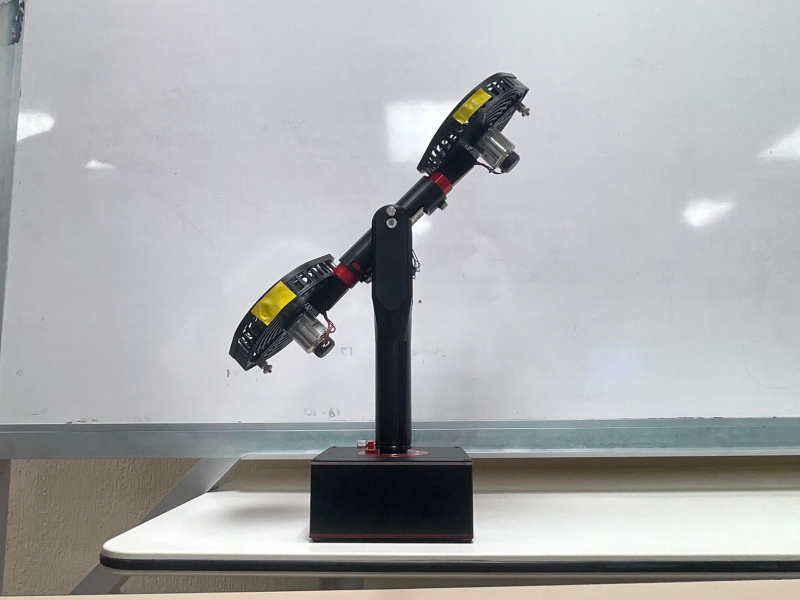
#> input picture hw1/posA.jpeg, 1600 x 1200 px (shown at 1/2 size)
$ python pid_controller.py
#> lines starting #> are read from the running program, lines starting #| are printed output that depends on the picture; after the words box and inside, x2 and y2 are one past the last pixel; in counts of white or black regions, pixels touching at a corner belong together
### hw1/computer_vision.py
import cv2
import numpy as np
import math
import matplotlib.pyplot as plt

class ObjectDistanceAndPosition:
    def __init__(self, image_path, lower_yellow=None, upper_yellow=None, min_area=100):
#> called with image_path = 'posA.jpeg', min_area = 100
        self.image_path = image_path
        self.image_bgr = cv2.imread(image_path)
#> self.image_bgr is the input picture: shape (1200, 1600, 3); mean B, G, R 173.7, 172.3, 171.4
        if self.image_bgr is None:
            raise ValueError(f"Cannot load image: {image_path}")

        # Convert to RGB and HSV
        self.image_rgb = cv2.cvtColor(self.image_bgr, cv2.COLOR_BGR2RGB)
        self.image_hsv = cv2.cvtColor(self.image_bgr, cv2.COLOR_BGR2HSV)
#> self.image_hsv: shape (1200, 1600, 3); mean H, S, V 94.8, 19.3, 177.1
#> call 2 of __init__, with image_path = 'posB.jpeg', min_area = 100
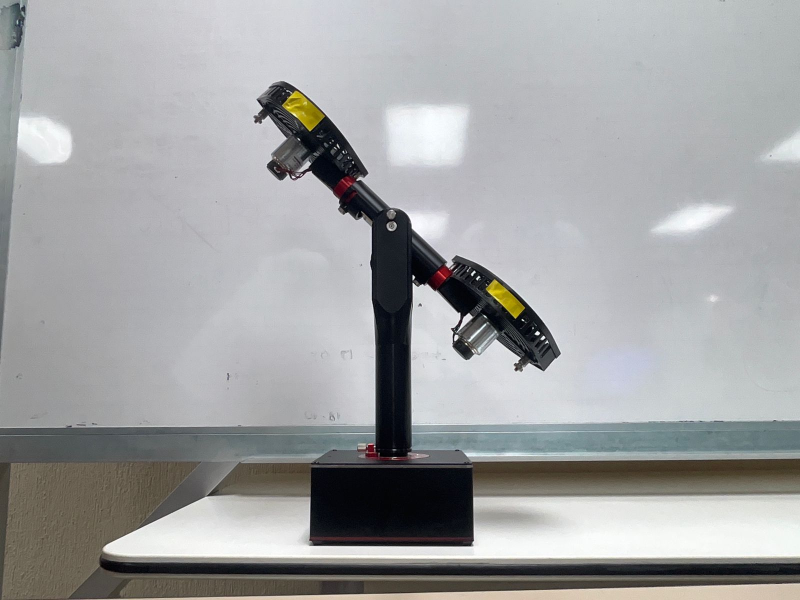
#> input picture hw1/posB.jpeg, 1600 x 1200 px (shown at 1/2 size)
#> in __init__, self.image_bgr is the input picture: shape (1200, 1600, 3); mean B, G, R 163.2, 162.4, 161.4

        # HSV thresholds for yellow detections
        self.lower_yellow = lower_yellow if lower_yellow is not None else np.array([20, 100, 100])
        self.upper_yellow = upper_yellow if upper_yellow is not None else np.array([35, 255, 255])

        self.min_area = min_area    # Minimum contour area
        self.mask = None
        self.result_image = None    # Masked image with yellow detection
        self.position_image = None  # Image with bounding boxes and centroids

        self.reference_points = []

    def create_mask(self):
        """ Create and clean mask for yellow objects """
        raw_mask = cv2.inRange(self.image_hsv, self.lower_yellow, self.upper_yellow)    # Pixels in yellow become white (1), else black (0)
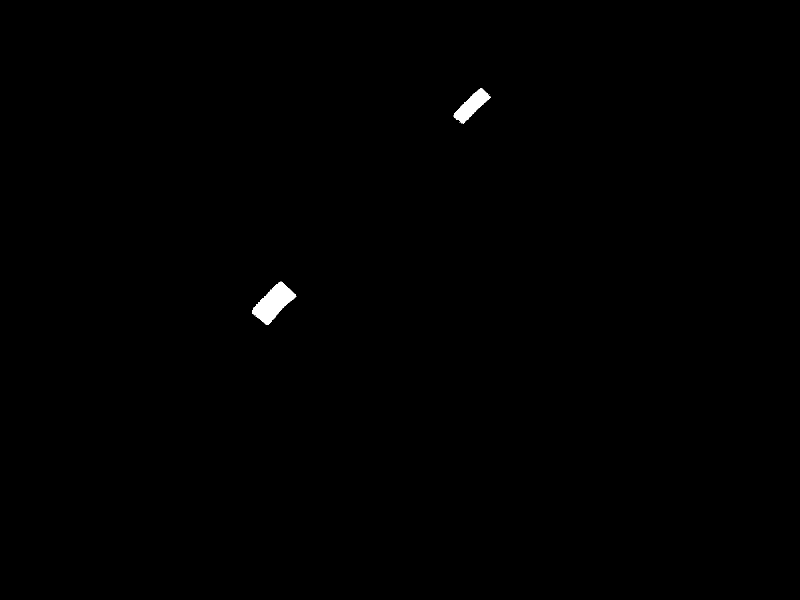
#> raw_mask: shape (1200, 1600) (shown at 1/2 size); 0.31% white; 5 white regions (3 under 20 px), largest, box (x1, y1, x2, y2) and area: (504, 563, 593, 650) 3693, (907, 176, 981, 248) 2166
        kernel = np.ones((5,5), np.uint8)
        mask_clean = cv2.morphologyEx(raw_mask, cv2.MORPH_CLOSE, kernel)    # Fill small gaps inside objects
#> mask_clean: shape (1200, 1600); 0.31% white; 2 white regions, box (x1, y1, x2, y2) and area: (504, 563, 593, 650) 3702, (907, 176, 981, 248) 2193
        mask_clean = cv2.morphologyEx(mask_clean, cv2.MORPH_OPEN, kernel)   # Removes small noise outside objects
#> mask_clean: shape (1200, 1600); 0.31% white; 2 white regions
        self.mask = mask_clean
        return self.mask

    # [6 lines left out: function apply_mask, not called in this run]

    def find_positions(self, box_color=(255,0,0), center_color=(255,0,255), box_thickness=2):
        """Display the image with positions (centroids) and bounding boxes."""
        if self.mask is None:
            self.create_mask() # Ensure mask exists

        self.position_image = self.image_rgb.copy() # Create a copy to draw on
        self.centroids = []   # <--- initialize empty list for rotor centroids

        contours, _ = cv2.findContours(self.mask, cv2.RETR_EXTERNAL, cv2.CHAIN_APPROX_SIMPLE)   # Find external contours in the mask
#> contours = 2 contours; box (x1, y1, x2, y2) and area: (504, 564, 592, 650) 3588, (908, 177, 980, 248) 2094

        for cnt in contours:
            if cv2.contourArea(cnt) < self.min_area: # Loop through each contour, ignore those too small
                continue
            x, y, w, h = cv2.boundingRect(cnt)
            cx, cy = x + w//2, y + h//2
            self.centroids.append((cx, cy))   # <--- store each centroid

            cv2.rectangle(self.position_image, (x, y), (x+w, y+h), box_color, box_thickness)
            cv2.circle(self.position_image, (cx, cy), 8, center_color, -1)
#> this loop made 2 passes
#> (x, y, w, h, cx, cy) on passes 1 to 2: (504, 564, 88, 86, 548, 607), (908, 177, 72, 71, 944, 212)
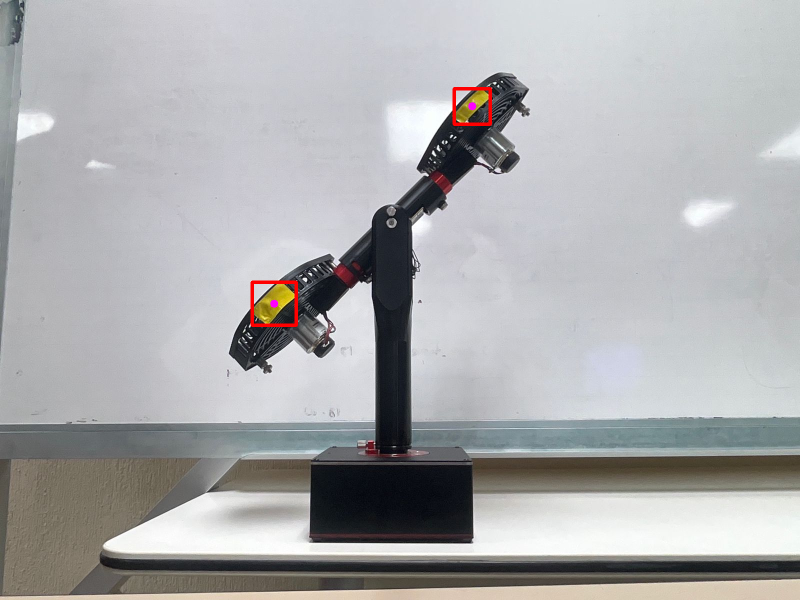
#> self.position_image: shape (1200, 1600, 3) (shown at 1/2 size); mean R, G, B 171.8, 172, 173.6
#> after the loop, self.centroids = [(548, 607), (944, 212)]

        # Draw reference points and horizontal lines
        # Inside your drawing loop
        for px, py in self.reference_points:
            cv2.circle(self.position_image, (px, py), 9, (0, 255, 0), -1)
            line_length = 350
            start_point = (px - line_length//2, py)
            end_point   = (px + line_length//2, py)
            cv2.line(self.position_image, start_point, end_point, (0, 255, 0), 5)
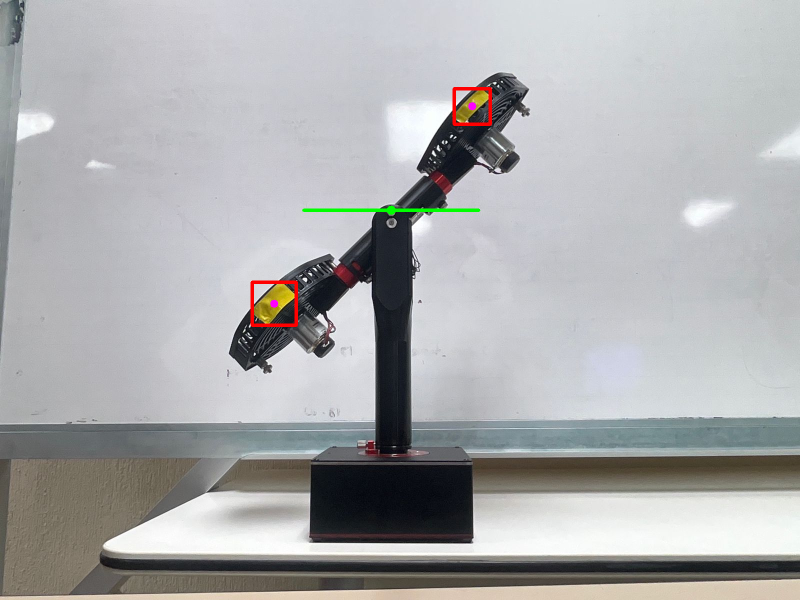
#> self.position_image: shape (1200, 1600, 3) (shown at 1/2 size); 0.14% of pixels changed, all inside (x1, y1, x2, y2) = (604, 411, 961, 430)

        for (cx, cy) in self.centroids:
            dx, dy = cx - px, cy - py

            # Absolute angle wrt horizontal axis (always 0–90°)
            angle_rad = math.atan2(abs(dy), abs(dx))
            angle_deg = math.degrees(angle_rad)

            # Draw line from reference to rotor
            cv2.line(self.position_image, (px, py), (cx, cy), (255, 0, 255), 2)

            # Display angle slightly above midpoint
            mx, my = (px + cx)//2, (py + cy)//2
            cv2.putText(self.position_image,
                        f"{angle_deg:.1f}°",
                        (mx, my - 10),
                        cv2.FONT_HERSHEY_SIMPLEX,
                        0.6,
                        (0, 255, 255),
                        2,
                        cv2.LINE_AA)
#> this loop made 2 passes
#> (cx, cy, dx, dy, angle_rad, angle_deg, mx, my) on passes 1 to 2: (548, 607, -234, 187, 0.674, 38.63, 665, 513), (944, 212, 162, -208, 0.909, 52.09, 863, 316)
#> self.position_image: shape (1200, 1600, 3); 0.17% of pixels changed, all inside (x1, y1, x2, y2) = (554, 218, 941, 604)
#> (the rest of the program and of its run is left out)
